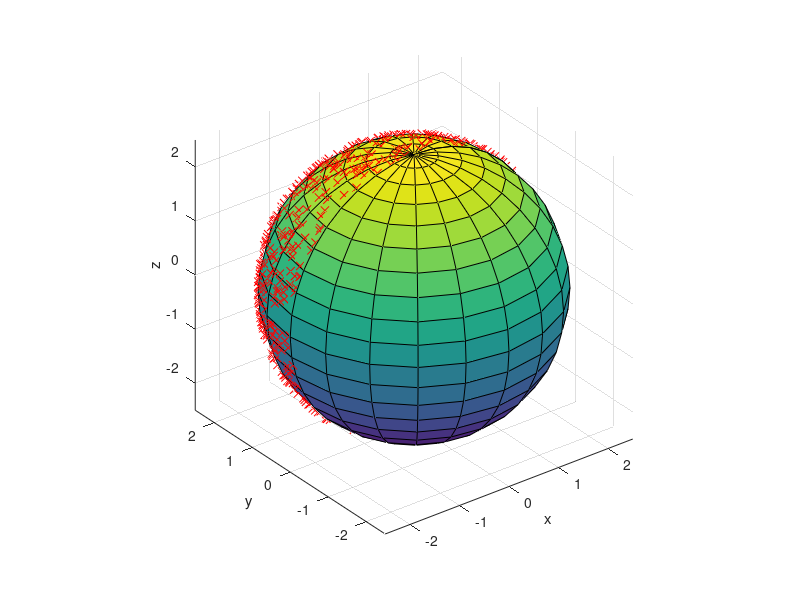

Write the MATLAB code that produced this figure.
%%
r = 2.5;
[X_,Y_,Z_] = sphere;
X = X_*r;
Y = Y_*r;
Z = Z_*r;
surf(X,Y,Z)
axis equal
hold on

%%
x_all = [];
y_all = [];
z_all = [];
r_min = 1;%r*0.9;
r_max = 1;%r*1.1;
for i=1:10000
   u = rand;
   v = rand;
   r_ = r_min + (r_max - r_min)*rand;
   theta = 2*pi*u;
   phi = acos(2*v-1);
   
   x = r_*sin(theta)*cos(phi);
   y = r_*sin(theta)*sin(phi);
   z = r_*cos(theta); 
   
   
   x_all = [x_all;x];
   y_all = [y_all;y];
   z_all = [z_all;z];
end
plot3(x_all, y_all, z_all, 'xr')
xlabel('x')
ylabel('y')
zlabel('z')


%%
x_all = [];
y_all = [];
z_all = [];
r_min = 2.5;%r*0.9;
r_max = 2.5;%r*1.1;
for i=1:1000
   u = -1 + 2*rand;
   r_ = r_min + (r_max - r_min)*rand;
   theta = pi*rand;
   
   x = r_*sqrt(1-u*u)*cos(theta);
   y = r_*sqrt(1-u*u)*sin(theta);
   z = r_*u; 
   
   
   x_all = [x_all;x];
   y_all = [y_all;y];
   z_all = [z_all;z];
end
plot3(x_all, y_all, z_all, 'xr')
xlabel('x')
ylabel('y')
zlabel('z')